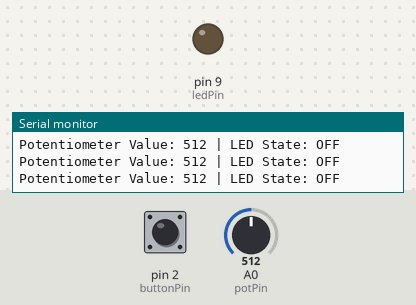
Recording of a sketch running on a simulated Arduino Uno, built with avr-gcc and run on an emulated ATmega328P. Parts: output pins drawn as LEDs (lit = HIGH), the last lines printed to the serial monitor. Inputs (shaded band) come from the test bench; at power-on: pin 2 (buttonPin) HIGH, A0 (potPin) = 512.

Above: at 1.2 s.
1.3 s: pin 2 (buttonPin) pulled LOW for 0.15 s
At 2.4 s:
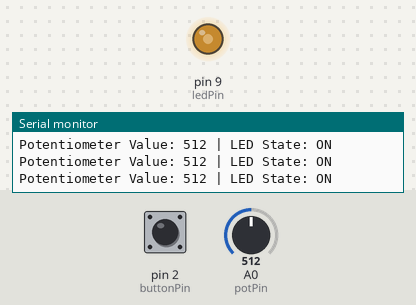
2.9 s: A0 (potPin) set to 716
At 4.0 s:
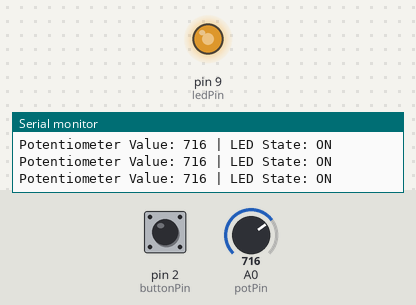
4.4 s: A0 (potPin) set to 900
At 5.6 s:
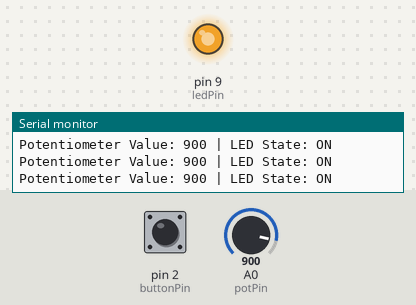
5.9 s: A0 (potPin) set to 122
At 7.1 s:
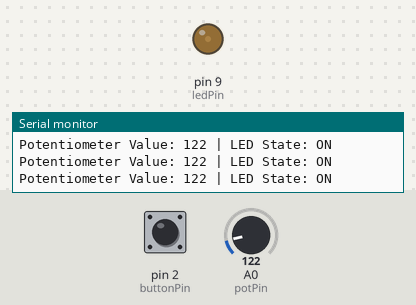
7.4 s: pin 2 (buttonPin) pulled LOW for 1 s
At 8.0 s:
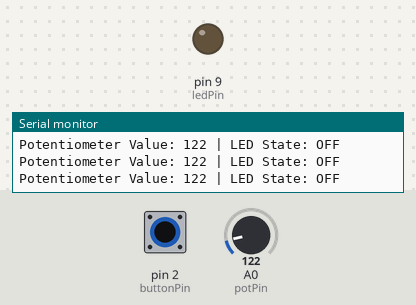
11.4 s: pin 2 (buttonPin) driven LOW
At 12.6 s:
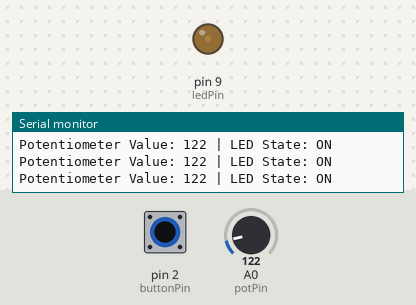
Timing chart, 0 to 14.4 s (numbered marks = the images above; inputs shaded):
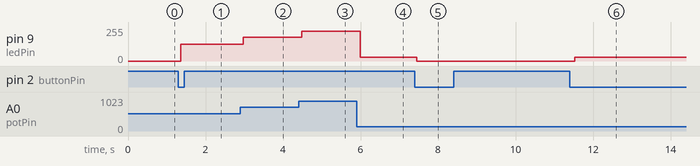

Measured:
- after the input at 1.3 s, pin 9 (ledPin): 0/255 → 127/255 after 0.06 s
- after the input at 2.9 s, pin 9 (ledPin): 127/255 → 178/255 after 0.07 s
- after the input at 4.4 s, pin 9 (ledPin): 178/255 → 224/255 after 0.08 s
- after the input at 5.9 s, pin 9 (ledPin): 224/255 → 30/255 after 0.09 s
- after the input at 7.4 s, pin 9 (ledPin): 30/255 → 0/255 after 0.05 s
- after the input at 11.4 s, pin 9 (ledPin): 0/255 → 30/255 after 0.13 s

The sketch:

led_and_potentiometer_and_button.ino
```cpp
const int potPin = A0;     // Pin where potentiometer is connected
const int ledPin = 9;      // Pin where LED is connected (PWM pin)
const int buttonPin = 2;   // Pin where button is connected

bool ledState = false;     // Variable to store the LED state (on/off)
bool lastButtonState = HIGH; // Tracks the previous button state
bool buttonPressed = false;  // Tracks if the button was pressed

void setup() {
  pinMode(ledPin, OUTPUT);   // Set LED pin as output
  pinMode(buttonPin, INPUT_PULLUP);  // Set button pin as input with internal pull-up resistor
  Serial.begin(9600);        // Start serial communication at 9600 baud rate
}

void loop() {
  // Read the button state
  bool buttonState = digitalRead(buttonPin);

  // Check if the button is pressed (and debounced)
  if (buttonState == LOW && lastButtonState == HIGH) {
    buttonPressed = !buttonPressed; // Toggle buttonPressed state
    delay(50);  // Basic debounce delay
  }

  lastButtonState = buttonState;  // Update last button state

  // If the button is pressed, toggle the LED on/off state
  if (buttonPressed) {
    int potValue = analogRead(potPin);  // Read the potentiometer value (0 to 1023)
    int ledBrightness = map(potValue, 0, 1023, 0, 255);  // Map potentiometer to LED brightness

    analogWrite(ledPin, ledBrightness);  // Set LED brightness
  } else {
    analogWrite(ledPin, 0);  // Turn off the LED
  }

  // Print potentiometer value and button status
  Serial.print("Potentiometer Value: ");
  Serial.print(analogRead(potPin));
  Serial.print(" | LED State: ");
  Serial.println(buttonPressed ? "ON" : "OFF");

  delay(100);  // Small delay for smoother operation
}
```
